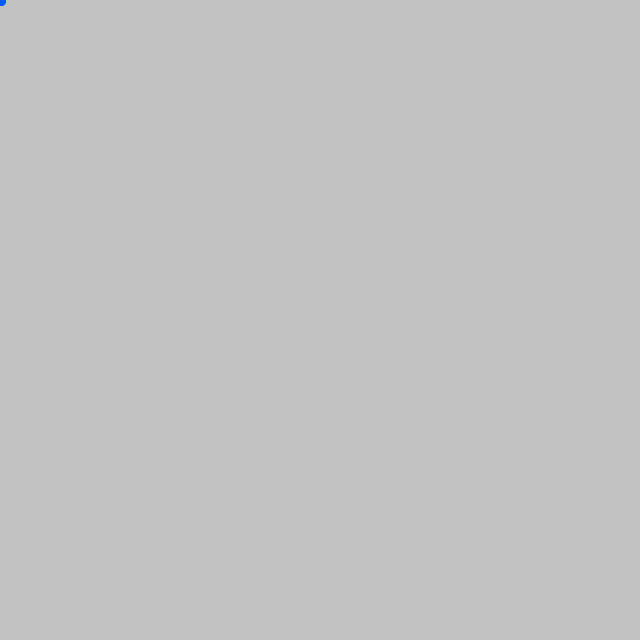
Frame 1 (no input)
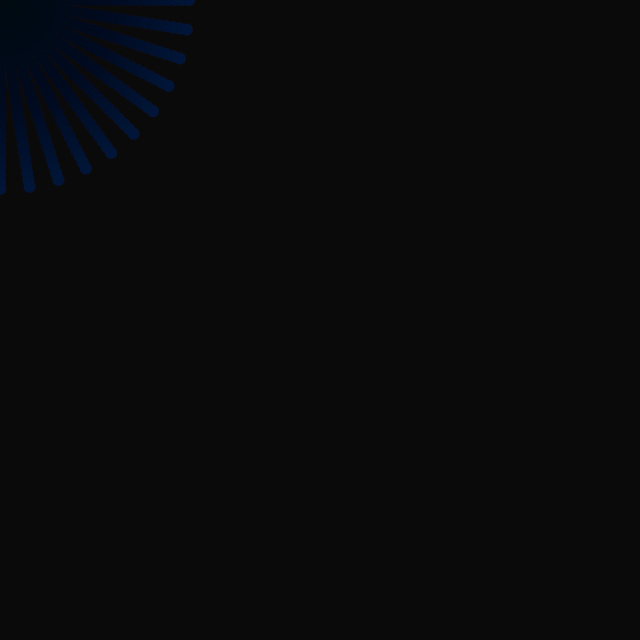
Frame 60 (the mouse pressed at the canvas centre just before this capture)
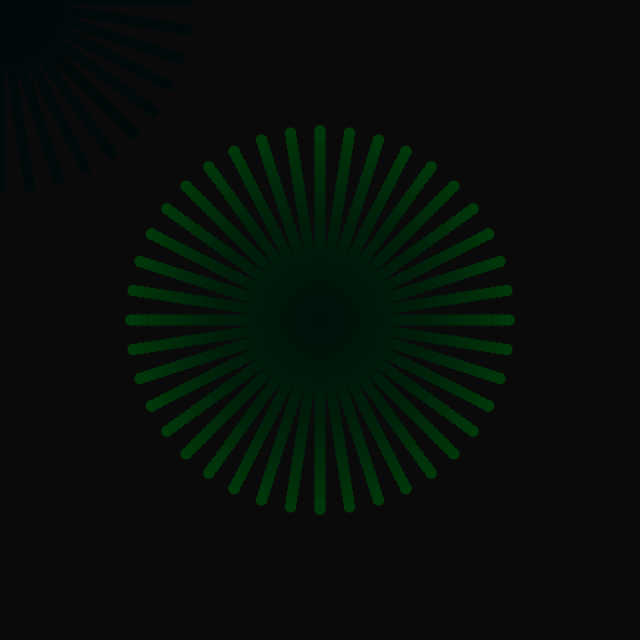
Frame 120 (the mouse held since frame 60 and released just before this capture)

The Processing sketch that drew these frames (run headless with seeded random() and noise(); from frame 60 on, the mouse is pressed at the canvas centre):

// Processing sketch: day246
// ── day246.pde
int v,x,y;
void setup(){size(640,640);noStroke();colorMode(3,1);}void draw(){fill(0,.05);square(0,0,641);for(float t=0;t<TAU;t+=PI/20){fill(noise((x+y)/99),1,1);circle(v*cos(t)+x,v*sin(t)+y,12);}if((v+=7)>192)v=999;}void mousePressed(){v=0;x=mouseX;y=mouseY;}
